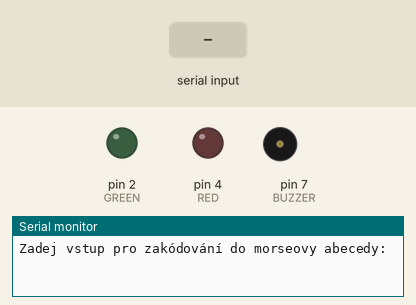
A program run on a simulated Arduino Nano, built with avr-gcc and run on an emulated ATmega328P. On the bench: output pins drawn as LEDs (lit = HIGH), buzzer (waves = sounding, pin HIGH), the last lines printed to the serial monitor. The inputs (shaded band) are chosen by the test bench.

Above: at 1.2 s.
1.3 s: ".\n" received over Serial
At 2.5 s:
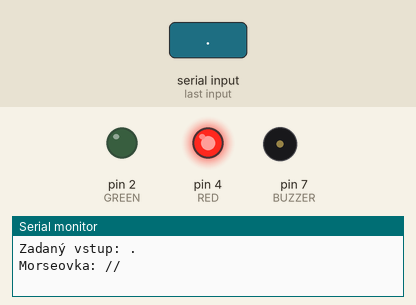
8.8 s: byte 10 ('\n') received over Serial
At 11.6 s:
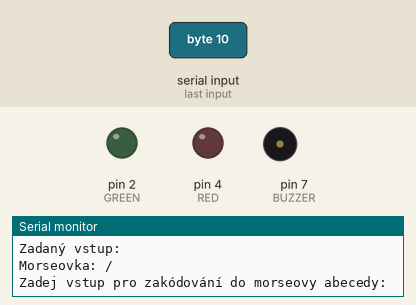
Timing chart, 0 to 13.1 s (numbered marks = the images above; inputs shaded):
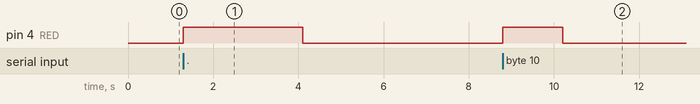

The program:

main.cpp
```cpp
#include <Arduino.h>

#define GREEN 2
#define RED 4
#define BUZZER 7

#define COUNT_OF_CHARS 36

#define DOT_DURATION 200
#define DASH_DURATION 600
#define SPACE_DURATION 1400

String morseCode[COUNT_OF_CHARS][2] = {
  {"A", ".-"},
  {"B", "-..."},
  {"C", "-.-."},
  {"D", "-.."},
  {"E", "."},
  {"F", "..-."},
  {"G", "--."},
  {"H", "...."},
  {"I", ".."},
  {"J", ".---"},
  {"K", "-.-"},
  {"L", ".-.."},
  {"M", "--"},
  {"N", "-."},
  {"O", "---"},
  {"P", ".--."},
  {"Q", "--.-"},
  {"R", ".-."},
  {"S", "..."},
  {"T", "-"},
  {"U", "..-"},
  {"V", "...-"},
  {"W", ".--"},
  {"X", "-..-"},
  {"Y", "-.--"},
  {"Z", "--.."},
  {"1", ".----"},
  {"2", "..---"},
  {"3", "...--"},
  {"4", "....-"},
  {"5", "....."},
  {"6", "-...."},
  {"7", "--..."},
  {"8", "---.."},
  {"9", "----."},
  {"0", "-----"}
};

String encodeMorse(String input) {
  input.toUpperCase();
  String morse = "";
  for (int i = 0; i < input.length(); i++) {
    char c = input[i];
    if(c == ' '){
      morse += "/";
    }
    else if (c == '.' || c == '?' || c == '!') {
      morse += "//";
    } else{
      for (int j = 0; j < COUNT_OF_CHARS; j++) {
        if (morseCode[j][0] == String(c)) {
          morse += morseCode[j][1];
          morse += "/";
        }
      }
    }
  }
  if(morse[morse.length()-2] != '/'){
      morse += "/";
    }
  return morse;
}

String getInput() {
  String input = "";
  while (true) {
    if (Serial.available() > 0) {
      char c = Serial.read(); // Přečte jeden znak
      if (c == '\n') { // Pokud uživatel stiskne Enter, ukončí čtení
        break;
      } else if (c == '\b' || c == 127) { // Detekce Backspace (127 je standardní hodnota pro Delete)
        if (input.length() > 0) {
          input.remove(input.length() - 1); // Smaže poslední znak
          Serial.print("\b \b"); // Posune kurzor zpět, smaže znak na terminálu
        }
      } else {
        input += c; // Přidá znak do vstupu
        Serial.print(c); // Vypíše znak zpět na terminál
      }
    }
  }
  input.trim(); // Odstraní mezery a nové řádky na začátku a konci
  return input;
}

void blinkMorse(String morse) {
  for (int i = 0; i < morse.length(); i++) {
    char c = morse[i];
    if (c == '.') {
      digitalWrite(GREEN, HIGH);
      digitalWrite(BUZZER, HIGH);
      delay(DOT_DURATION);
      digitalWrite(GREEN, LOW);
      digitalWrite(BUZZER, LOW);
      delay(DOT_DURATION);
    } else if (c == '-') {
      digitalWrite(GREEN, HIGH);
      digitalWrite(BUZZER, HIGH);
      delay(DASH_DURATION);
      digitalWrite(GREEN, LOW);
      digitalWrite(BUZZER, LOW);
      delay(DOT_DURATION);
    } else if (c == '/') {
      digitalWrite(RED, HIGH);
      delay(SPACE_DURATION);
      digitalWrite(RED, LOW);
    }
  }
}

void setup() {
  pinMode(GREEN, OUTPUT);
  pinMode(RED, OUTPUT);
  pinMode(BUZZER, OUTPUT);
  Serial.begin(9600);
}

void loop() {
  Serial.print("Zadej vstup pro zakódování do morseovy abecedy: ");
  String input = getInput(); // Zavolá funkci pro získání vstupu
  Serial.println("\nZadaný vstup: " + input);
  String morse = encodeMorse(input); // Zavolá funkci pro zakódování vstupu do morseovy abecedy
  Serial.println("Morseovka: " + morse);
  blinkMorse(morse); // Zavolá funkci pro přehrání morseovy abecedy
}
```

Measured:
- after the input at 1.3 s, pin 4 (RED): LOW → HIGH at once, → LOW 2.8 s later
- after the input at 8.8 s, pin 4 (RED): LOW → HIGH at once, → LOW 1.4 s later
